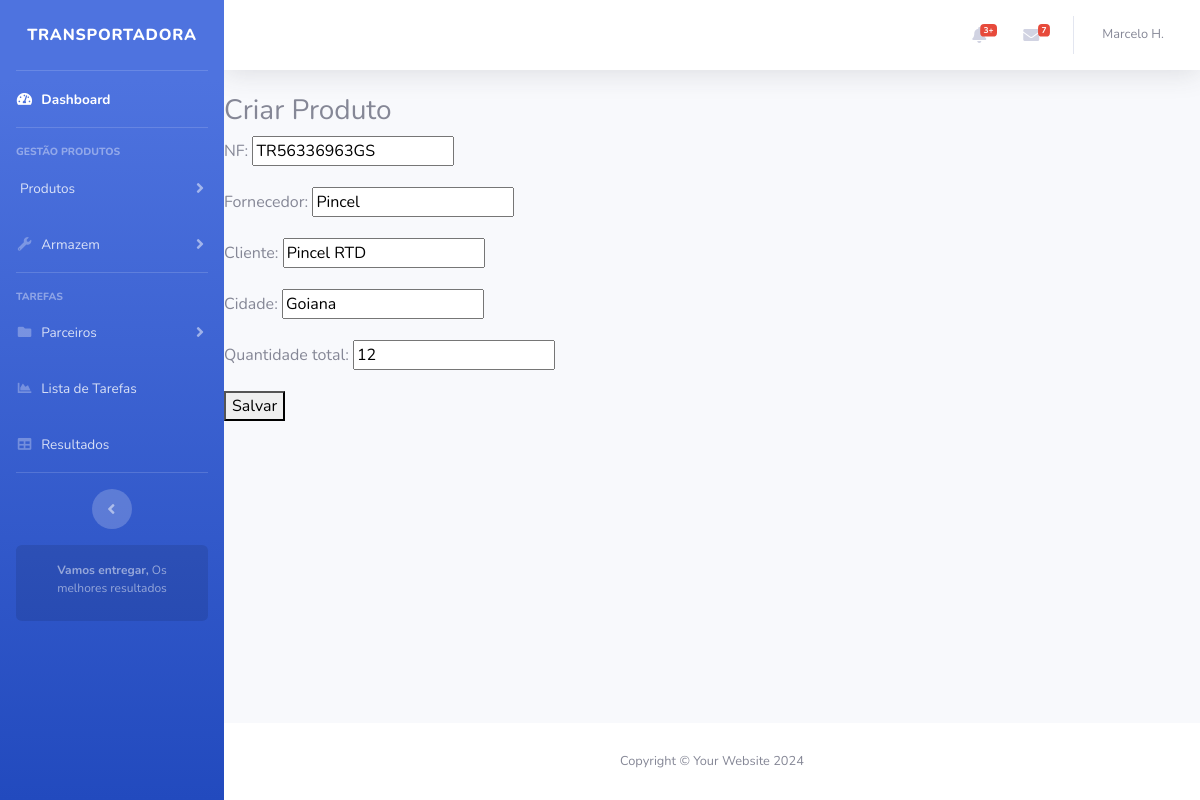
/editarproduto/5, run on the app's committed database.
### armazenamento/models.py (models this page shows, shortened)
class Produto(models.Model):
    NF = models.CharField(max_length=100)
    fornecedor = models.CharField(max_length=50, unique=True)
    cidade = models.CharField(max_length=50, unique=False)
    cliente = models.CharField(max_length=50, blank=True, null=True)
    quantidade_total = models.PositiveIntegerField(default=0)
    data_criacao = models.DateTimeField(auto_now_add=True)

### armazenamento/views.py (the view)
# urls.py: path('editarproduto/<int:produto_id>', editar_produto, name='editarproduto'),
def editar_produto(request, produto_id):
    produto = get_object_or_404(Produto, id=produto_id)
    if request.method == 'POST':
        form = ProdutoForms(request.POST, instance=produto)
        if form.is_valid():
            form.save()
            return redirect('listarprodutos')
    else:
        form = ProdutoForms(instance=produto)
    return render(request, 'editar_produto.html', {'form':form})

### armazenamento/forms.py
class ProdutoForms(forms.ModelForm):
    class Meta:
        model = Produto
        fields = ['NF', 'fornecedor', 'cliente','cidade', 'quantidade_total']

### armazenamento/templates/editar_produto.html (shortened to what this page needs)
{% extends 'base.html' %}
{% block material %}
    <h3>Criar Produto</h3>
    <form method="POST">
        {{ form.as_p }}
        <button type="submit">Salvar</button>
    </form>
{% endblock %}

### data on the page
Produto: NF "TR56336963GS", fornecedor "Pincel", cliente "Pincel RTD", cidade "Goiana", quantidade_total "12"
